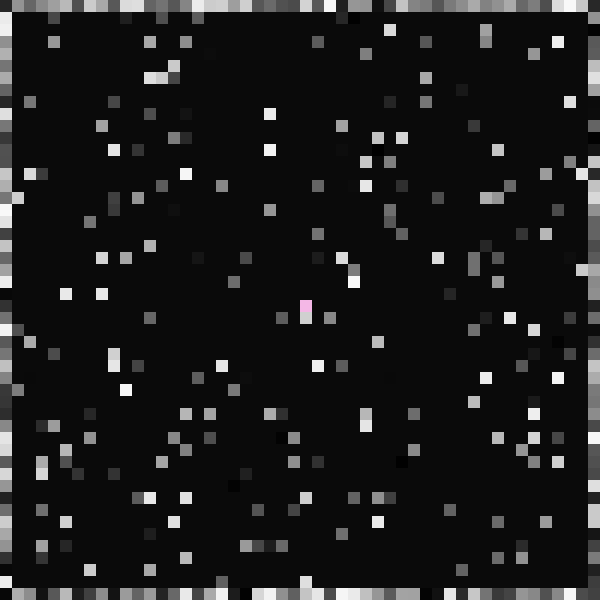
Frame 1 (no input)
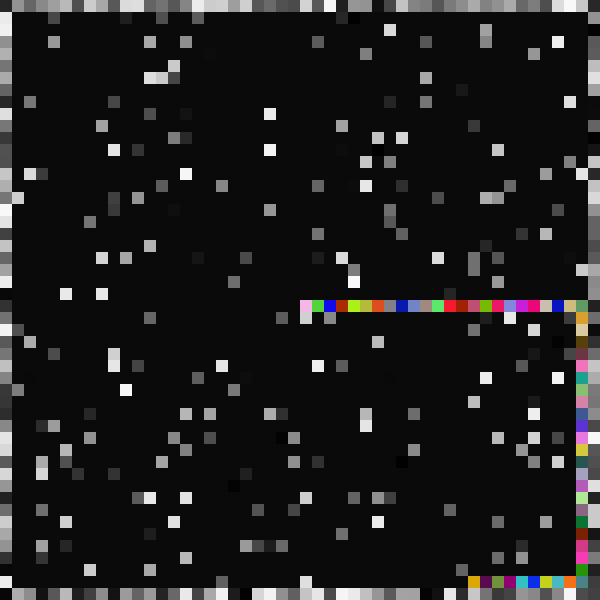
Frame 60 (the mouse pressed at the canvas centre just before this capture)
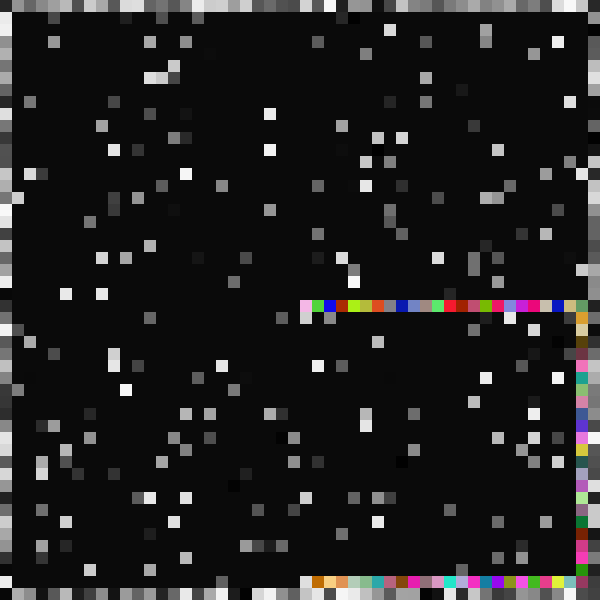
Frame 120 (the mouse held since frame 60 and released just before this capture)

The Processing sketch that drew these frames (run headless with seeded random() and noise(); from frame 60 on, the mouse is pressed at the canvas centre):

// Processing sketch: processing_31320
// ── processing_31320.pde

/**
 * Animator.
 * 
 * Click and drag to draw and start the program.
 * 
 * A simple animation tool that displays a continuous cycle of
 * twenty-four images. Each image is displayed for 30 milliseconds 
 * to create animation. While each image is displayed, it’s possible 
 * to draw directly into it by pressing the mouse and moving the cursor. 
 * 
 */
boolean mouseDown=false;

int xDim = 50;
int yDim = 50;
int blockDim = 600/xDim;
int xPos;
int yPos;

int xInc = 1;
int yInc = 0;

int[][] grid = new int[xDim][yDim];

void setup() 
{
  size(600, 600);

  noStroke();
  smooth();
  initGrid();
}
void keyPressed() {
  initGrid();
}

void initGrid()
{
  // start state moving to the east
  xInc = 1;
  yInc = 0;

  //init all to solid can vary this to make random grids
  for(int x=0; x<xDim;x++) {
    for(int y=0; y<yDim;y++) {
      if(random(100)>90) {
        grid[x][y] = 1;
      }
      else {
        grid[x][y] = 0;
      }
    }
  }


  /* //boundaries needed for random allocation of passsable and inpassable blocks*/
  for(int i=0;i<xDim;i++) {
    grid[i][0] = 1;
    grid[i][yDim-1] = 1;
    grid[0][i] = 1;
    grid[xDim-1][i] = 1;
  }



  //start position
  xPos = xDim/2;
  yPos = yDim/2;
  grid[xDim/2][yDim/2] = 0;

  for(int x=0; x<xDim;x++) {
    for(int y=0; y<yDim;y++) {
      if(grid[x][y] == 1) {

        fill(random(10)*25);
      }
      else if(grid[x][y] == 2) {
        fill(100,20,20);
      }
      else {
        fill(10,10,10);
      }
      rect(x*blockDim,y*blockDim,blockDim,blockDim);
    }
  }
}

void mousePressed() {
  mouseDown = true;
}
void mouseReleased() {
  mouseDown = false;
}

void draw() 
{
  if(mouseDown) {
    int x = mouseX / blockDim, y = mouseY / blockDim;
    if (mouseButton == RIGHT) {
      //change grid to non passable block
      grid[x][y] =1;
    }
    if (mouseButton == LEFT) {
      //change grid to passable block
      grid[x][y] =0;
    }
  }
  
  /* to get decent rate need to coment out redraw 
  for(int x=0; x<xDim;x++) {
   for(int y=0; y<yDim;y++) {
   if(grid[x][y] == 1) {
  fill(random(10)*25);
   }
   else if(grid[x][y] == 2) {
   fill(100,20,20);
   }
   else {
   fill(10,10,10);
   }
   rect(x*blockDim,y*blockDim,blockDim,blockDim);
   }
   }
   
   
   */
  fill(random(10)*25,random(10)*25,random(10)*25);
  rect(xPos*blockDim,yPos*blockDim,blockDim,blockDim);

  if(grid[xPos+xInc][yPos+yInc] == 0 || grid[xPos+xInc][yPos+yInc] == 2) {
    grid[xPos][yPos] =2;
    xPos = xPos += xInc;
    yPos = yPos += yInc;
  }
  else {
    //turn right
    if( random(1000) > 500) {
      turnRight();
    }
    else {
      turnLeft();
    }
  }
}


void turnRight() {
  if(xInc == 1) {
    xInc=0;
    yInc=1;
  }
  else if(yInc == 1) {
    yInc=0;
    xInc = -1;
  }
  else if(xInc == (-1)) {
    xInc = 0;
    yInc = -1;
  }
  else if(yInc == (-1) ) {
    yInc=0;
    xInc = 1;
  }
}

void turnLeft() {
  if(xInc == 1) {
    xInc=0;
    yInc=-1;
  }
  else if(yInc == (-1) ) {
    yInc=0;
    xInc = -1;
  }    
  else if(xInc == (-1)) {
    xInc = 0;
    yInc = 1;
  }    
  else if(yInc == 1) {
    yInc=0;
    xInc = 1;
  }
}
